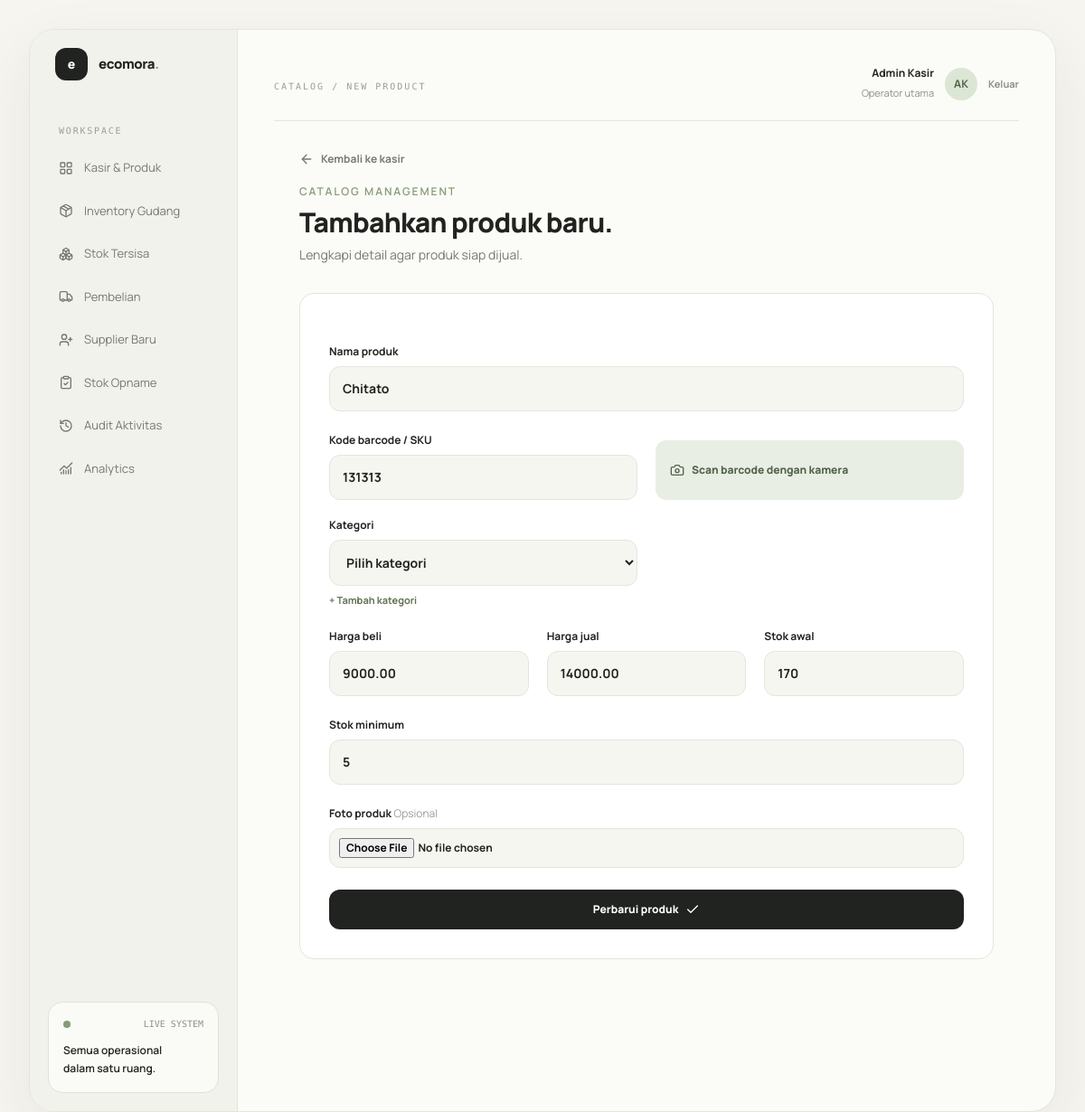
The page /produk/2/edit/ (signed in) on the database its author committed.
### POSsystem/models.py (models this page shows, shortened)
class Produk(models.Model):
    kategori = models.ForeignKey(Kategori, on_delete=models.SET_NULL, null=True)
    kode_barcode = models.CharField(max_length=50, unique=True, help_text="Scan barcode di sini")
    nama_produk = models.CharField(max_length=200)
    harga_beli = models.DecimalField(max_digits=10, decimal_places=2)
    harga_jual = models.DecimalField(max_digits=10, decimal_places=2)
    stok_gudang = models.IntegerField(default=0)
    stok_minimum = models.IntegerField(default=5)
    gambar = models.ImageField(upload_to='produk_images/', null=True, blank=True)

### POSsystem/views.py (the view, shortened to what this page needs)
# urls.py: path('produk/<int:produk_id>/edit/', views.edit_produk, name='edit_produk'),
@login_required
@group_required('Admin Gudang', 'Supervisor')
def edit_produk(request, produk_id):
    produk = get_object_or_404(Produk, id=produk_id)
    return render(request, 'POSsystem/tambah_produk.html', {'semua_kategori': Kategori.objects.all(), 'produk_edit': produk})

### POSsystem/templates/POSsystem/tambah_produk.html (shortened to what this page needs)
{% extends 'POSsystem/base.html' %}
{% block title %}Produk Baru | Ecomora{% endblock %} {% block eyebrow %}<span
  class="mono text-[10px] uppercase tracking-[.2em] text-[#9a9f96]"
  >Catalog / New product</span
>{% endblock %}  {% block content %}
<section class="fade-up mx-auto max-w-3xl">
  <div class="mb-8">
    <a
      href="{% url 'halaman_kasir' %}"
      class="mb-5 inline-flex items-center gap-2 text-xs font-bold text-[#747a71]"
      ><i data-lucide="arrow-left" class="h-4 w-4"></i>Kembali ke kasir</a
    >
    <p
      class="mb-2 text-xs font-semibold uppercase tracking-[.16em] text-[#879b75]"
    >
      Catalog management
    </p>
    <h1 class="text-3xl font-extrabold tracking-tight">
      Tambahkan produk baru.
    </h1>
    <p class="mt-2 text-sm text-[#747a71]">
      Lengkapi detail agar produk siap dijual.
    </p>
  </div>
  <form
    action="{% if produk_edit %}{% url 'edit_produk' produk_edit.id %}{% else %}{% url 'tambah_produk_baru' %}{% endif %}"
    method="POST"
    enctype="multipart/form-data"
    class="space-y-6 rounded-2xl border border-[#e5e5dc] bg-white p-5 sm:p-8"
  >
    {% csrf_token %}<label class="block text-xs font-bold"
      >Nama produk<input
        type="text"
        name="nama_produk"
        required
        value="{{ produk_edit.nama_produk|default:'' }}"
        class="field mt-2 w-full rounded-xl p-3.5 text-sm"
    /></label>
    <div class="grid grid-cols-1 gap-5 md:grid-cols-2">
      <label class="block text-xs font-bold"
        >Kode barcode / SKU<input
          type="text"
          name="kode_barcode"
          required
          value="{{ produk_edit.kode_barcode|default:'' }}"
          class="field mt-2 w-full rounded-xl p-3.5 text-sm" /></label
      ><button
        type="button"
        id="open-product-scanner"
        class="btn-soft mt-2 inline-flex items-center gap-2 rounded-xl px-4 py-3 text-xs font-extrabold"
      >
        <i data-lucide="camera" class="h-4 w-4"></i>Scan barcode dengan kamera</button
      ><label class="block text-xs font-bold"
        >Kategori<select
          name="kategori_id"
          class="field mt-2 w-full rounded-xl p-3.5 text-sm"
        >
          <option value="">Pilih kategori</option>
          </select
        ><a
          href="{% url 'tambah_kategori' %}"
          class="mt-2 inline-flex text-[11px] font-bold text-[#607251]"
          >+ Tambah kategori</a
        ></label
      >
    </div>
    <div class="grid grid-cols-1 gap-5 md:grid-cols-3">
      <label class="block text-xs font-bold"
        >Harga beli<input
          type="number"
          step="0.01"
          name="harga_beli"
          required
          value="{{ produk_edit.harga_beli|default:'' }}"
          class="field mt-2 w-full rounded-xl p-3.5 text-sm" /></label
      ><label class="block text-xs font-bold"
        >Harga jual<input
          type="number"
          step="0.01"
          name="harga_jual"
          required
          value="{{ produk_edit.harga_jual|default:'' }}"
          class="field mt-2 w-full rounded-xl p-3.5 text-sm" /></label
      ><label class="block text-xs font-bold"
        >Stok awal<input
          type="number"
          name="stok_gudang"
          required
          value="{{ produk_edit.stok_gudang|default:'' }}"
          class="field mt-2 w-full rounded-xl p-3.5 text-sm"
      /></label>
    </div>
    <label class="block text-xs font-bold"
      >Stok minimum<input
        type="number"
        name="stok_minimum"
        min="0"
        value="{{ produk_edit.stok_minimum|default:'5' }}"
        class="field mt-2 w-full rounded-xl p-3.5 text-sm"
    /></label>
    <label class="block text-xs font-bold"
      >Foto produk <span class="font-normal text-[#9a9f96]">Opsional</span
      ><input
        type="file"
        name="gambar"
        accept="image/*"
        class="field mt-2 w-full rounded-xl p-2.5 text-xs" /></label
    ><button
      type="submit"
      class="btn-primary flex w-full items-center justify-center gap-2 rounded-xl py-3.5 text-xs font-extrabold"
    >
      {% if produk_edit %}Perbarui produk{% else %}Simpan produk{% endif %}
      <i data-lucide="check" class="h-4 w-4"></i>
    </button>
  </form>
</section>
{% endblock %}

### POSsystem/templates/POSsystem/base.html (style rules this page uses)
:root { --ink: #20231f; --muted: #747a71; --paper: #f6f5f0; --line: #e5e5dc; --sage: #879b75; --sage-dark: #607251; --warm: #e7b98a; }
* { box-sizing: border-box; }
body { background: var(--paper); color: var(--ink); font-family: "Manrope", sans-serif; }
.mono { font-family: "DM Mono", monospace; }
.field { background: #f6f6f1; border: 1px solid var(--line); transition: 0.2s ease; }
.btn-primary { background: var(--ink); color: white; transition: 0.2s ease; }
.btn-soft { background: #e9eee4; color: #53634a; transition: 0.2s ease; }
.fade-up { animation: fadeUp 0.5s ease both; }

### rows shown on the page
Produk: nama_produk "Chitato", kode_barcode "131313", harga_beli "9000.00", harga_jual "14000.00", stok_gudang "170", stok_minimum "5"
